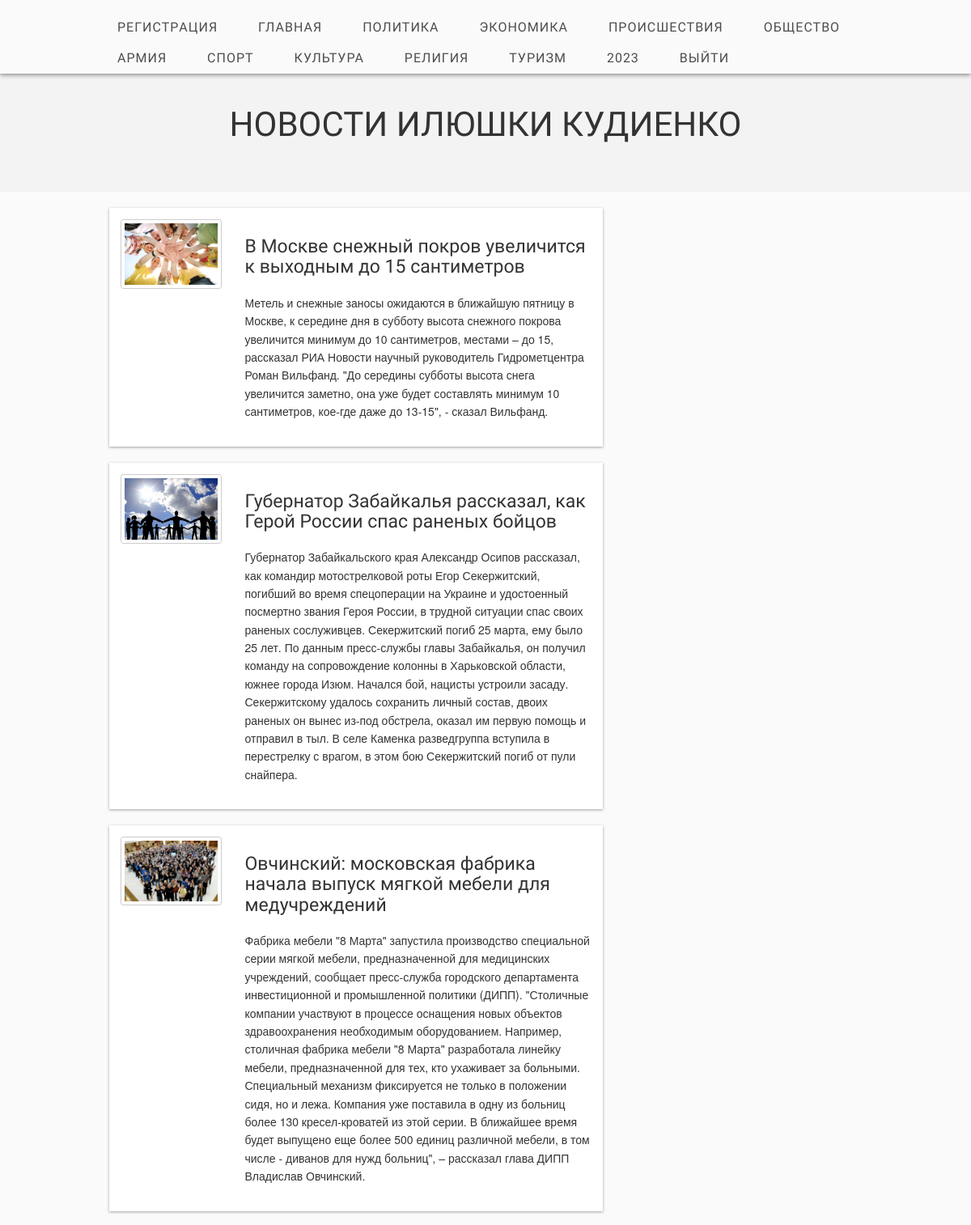
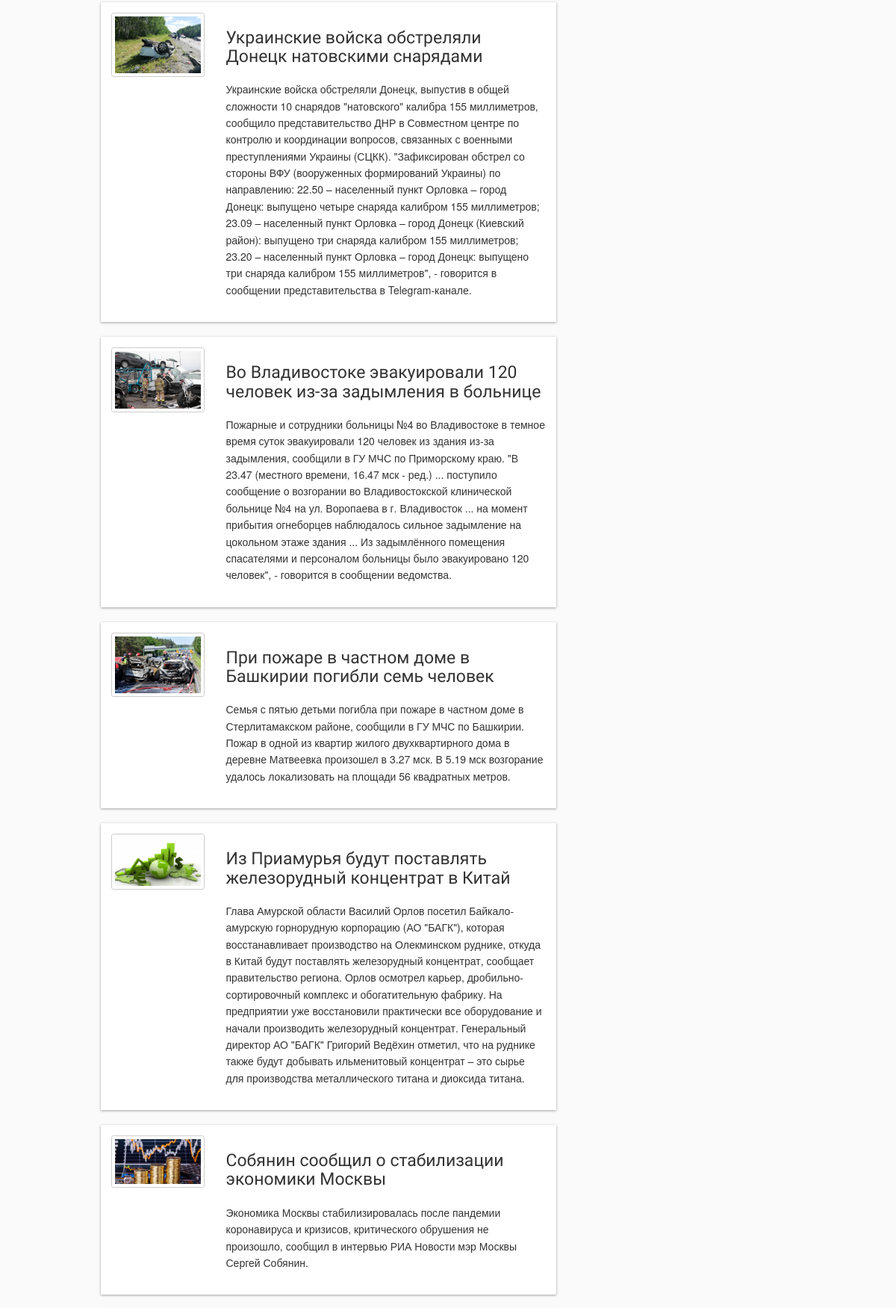
The app's page / (signed in, upper part) with its own data (2 pictures, top to bottom).
### main/models.py (models this page shows, shortened)
class Rubric(models.Model):
    name = models.CharField('name', max_length=255)

class Article(models.Model):
    title = models.CharField('title', max_length=255)
    keywords = models.CharField('keywords', max_length=255)
    annotation = models.CharField('annotation',max_length=1100)
    rub = models.ForeignKey('Rubric', on_delete=models.PROTECT, null=True)
    hash = models.ManyToManyField(Hashtag)
    images = models.CharField('images', max_length=255)
    class Meta:
        verbose_name = 'News'
        verbose_name_plural = 'News'

### main/views.py (the view)
# urls.py: path('', views.index, name='index'),
def index(request):
    rubriks = Rubric.objects.all()
    news = Article.objects.all()
    news = reversed(news)
    return render(request, 'main/index.html', {'rubriks': rubriks, 'news': news})

### main/templates/main/index.html
{% extends 'main/base.html' %}
{% load static %}
{% block lenta %}
<section class="eight columns">
    {% for el in news %}
          <article class="blog_post">
             <div class="three columns">
             <a href="#" class="th"><img src="{% static 'images/'%}{{el.images}}" alt="desc" /></a>
             </div>
             <div class="nine columns">
              <a href="#"><h4>{{el.title}}</h4></a>
              <p> {{el.annotation}}</p>
              </div>
          </article>
    {% endfor %}
</section>
{% endblock %}

### main/templates/main/base.html (shortened to what this page needs)
<!DOCTYPE html>
{% load static %}
<html class="no-js" lang="en">
<head>
    {% load bootstrap3 %}
    <link rel="stylesheet" href="{% static 'css/foundation.min.css' %}">
    <link rel="stylesheet" href="{% static 'css/main.css' %}">
    <link rel="stylesheet" href="{% static 'css/app.css' %}">
    <link rel="stylesheet" href="{% static 'fonts/ligature.css' %}">
</head>
<body>
<nav>
    <div class="twelve columns header_nav">
        <div class="row">
            <ul id="menu-header" class="nav-bar horizontal">
                <li><a href="{% url 'signup' %}">Регистрaция</a></li>
                {% if user.is_authenticated %}
                <li><a href="{% url 'index' %}">Главная</a></li>
                {%for el in rubriks%}
                <li><a href="{% url 'rubrika'%}?parameter={{el.name}}">{{el.name}}</a></li>
                {% endfor %}
                <li><a href="{% url 'logout' %}">Выйти</a></li>
                {% else %}
                <li><a href="{% url 'login' %}">Войти</a></li>
                {% endif %}
            </ul>
        </div>
    </div>
</nav>
<header>
    <div class="row">
        <h1>Новости Илюшки Кудиенко</h1>
    </div>
</header>
<section>
    <div class="section_main">
        <div class="row">
            {% block lenta %} {% endblock %}
        </div>
    </div>
</section>
</body>
</html>

### main/static/css/main.css (style rules this page uses)
h1 { font-size: 4.2rem; }
body { font-size: 18px; font-family: "Helvetica Neue", sans-serif; background-color: #010a01; }
h1, h2 { text-align: center; text-transform: uppercase; font-weight: 400; }
body { background: #fafafa }
.row { width: 960px }
header { background: #f3f3f3; clear:both; padding: 20px 0 40px }
.header_nav { background: #fafafa; padding: 15px 0 0; box-shadow: 0 1px 6px rgba(34, 25, 25, 0.6); z-index: 999 }
.blog_post { clear: both; padding: 15px 0; overflow:auto; margin-bottom: 20px; background:#FFF; box-shadow: 0 1px 3px rgba(34, 25, 25, 0.4) }
p { color: #333 }
h1,h2,h3,h4 { font-family:'Open Sans Condensed',sans-serif; font-weight: normal; color: #333; margin: 20px 0 }
.section_main { padding: 20px 0 }
.nav-bar { margin-top: 0; background: none }
.nav-bar > li { border: 0; padding: 0; font-family: 'Open Sans Condensed',sans-serif; letter-spacing: 1px; box-shadow: none }
.nav-bar > li > a:first-child { font-size: 16px; text-transform: uppercase; padding: 0 25px }
.nav-bar > li:last-child { border: 0; box-shadow: none }
.nav-bar > li > a { color: #4d4d4d }

### records on screen
Rubric: name "ПОЛИТИКА"
Rubric: name "ЭКОНОМИКА"
Rubric: name "ПРОИСШЕСТВИЯ"
Rubric: name "ОБЩЕСТВО"
Rubric: name "АРМИЯ"
Rubric: name "СПОРТ"
Rubric: name "КУЛЬТУРА"
Rubric: name "РЕЛИГИЯ"
Rubric: name "ТУРИЗМ"
Rubric: name "2023"
Article: images (picture), title "В Москве снежный покров увеличится к выходным до 15 сантиметров", annotation "Метель и снежные заносы ожидаются в ближайшую пятницу в Москве, к середине дня в субботу высота снежного покрова увеличится минимум до 10 сантиметров, местами – до 15, рассказал РИА Новости научный руководитель Гидрометцентра Роман Вильфанд. \"До середины субботы высота снега увеличится заметно, она уже будет составлять минимум 10 сантиметров, кое-где даже до 13-15\", - сказал Вильфанд."
Article: images (picture), title "Губернатор Забайкалья рассказал, как Герой России спас раненых бойцов", annotation "Губернатор Забайкальского края Александр Осипов рассказал, как командир мотострелковой роты Егор Секержитский, погибший во время спецоперации на Украине и удостоенный посмертно звания Героя России, в трудной ситуации спас своих раненых сослуживцев. Секержитский погиб 25 марта, ему было 25 лет. По данным пресс-службы главы Забайкалья, он получил команду на сопровождение колонны в Харьковской области, южнее города Изюм. Начался бой, нацисты устроили засаду. Секержитскому удалось сохранить личный состав, двоих раненых он вынес из-под обстрела, оказал им первую помощь и отправил в тыл. В селе Каменка разведгруппа вступила в перестрелку с врагом, в этом бою Секержитский погиб от пули снайпера."
Article: images (picture), title "Овчинский: московская фабрика начала выпуск мягкой мебели для медучреждений", annotation "Фабрика мебели \"8 Марта\" запустила производство специальной серии мягкой мебели, предназначенной для медицинских учреждений, сообщает пресс-служба городского департамента инвестиционной и промышленной политики (ДИПП). \"Столичные компании участвуют в процессе оснащения новых объектов здравоохранения необходимым оборудованием. Например, столичная фабрика мебели \"8 Марта\" разработала линейку мебели, предназначенной для тех, кто ухаживает за больными. Специальный механизм фиксируется не только в положении сидя, но и лежа. Компания уже поставила в одну из больниц более 130 кресел-кроватей из этой серии. В ближайшее время будет выпущено еще более 500 единиц различной мебели, в том числе - диванов…"
Article: images (picture), title "Украинские войска обстреляли Донецк натовскими снарядами", annotation "Украинские войска обстреляли Донецк, выпустив в общей сложности 10 снарядов \"натовского\" калибра 155 миллиметров, сообщило представительство ДНР в Совместном центре по контролю и координации вопросов, связанных с военными преступлениями Украины (СЦКК). \"Зафиксирован обстрел со стороны ВФУ (вооруженных формирований Украины) по направлению: 22.50 – населенный пункт Орловка – город Донецк: выпущено четыре снаряда калибром 155 миллиметров; 23.09 – населенный пункт Орловка – город Донецк (Киевский район): выпущено три снаряда калибром 155 миллиметров; 23.20 – населенный пункт Орловка – город Донецк: выпущено три снаряда калибром 155 миллиметров\", - говорится в сообщении представительства в…"
Article: images (picture), title "Во Владивостоке эвакуировали 120 человек из-за задымления в больнице", annotation "Пожарные и сотрудники больницы №4 во Владивостоке в темное время суток эвакуировали 120 человек из здания из-за задымления, сообщили в ГУ МЧС по Приморскому краю. \"В 23.47 (местного времени, 16.47 мск - ред.) ... поступило сообщение о возгорании во Владивостокской клинической больнице №4 на ул. Воропаева в г. Владивосток ... на момент прибытия огнеборцев наблюдалось сильное задымление на цокольном этаже здания ... Из задымлённого помещения спасателями и персоналом больницы было эвакуировано 120 человек\", - говорится в сообщении ведомства."
Article: images (picture), title "При пожаре в частном доме в Башкирии погибли семь человек", annotation "Семья с пятью детьми погибла при пожаре в частном доме в Стерлитамакском районе, сообщили в ГУ МЧС по Башкирии. Пожар в одной из квартир жилого двухквартирного дома в деревне Матвеевка произошел в 3.27 мск. В 5.19 мск возгорание удалось локализовать на площади 56 квадратных метров."
Article: images (picture), title "Из Приамурья будут поставлять железорудный концентрат в Китай", annotation "Глава Амурской области Василий Орлов посетил Байкало-амурскую горнорудную корпорацию (АО \"БАГК\"), которая восстанавливает производство на Олекминском руднике, откуда в Китай будут поставлять железорудный концентрат, сообщает правительство региона. Орлов осмотрел карьер, дробильно-сортировочный комплекс и обогатительную фабрику. На предприятии уже восстановили практически все оборудование и начали производить железорудный концентрат. Генеральный директор АО \"БАГК\" Григорий Ведёхин отметил, что на руднике также будут добывать ильменитовый концентрат – это сырье для производства металлического титана и диоксида титана."
Article: images (picture), title "Собянин сообщил о стабилизации экономики Москвы", annotation "Экономика Москвы стабилизировалась после пандемии коронавируса и кризисов, критического обрушения не произошло, сообщил в интервью РИА Новости мэр Москвы Сергей Собянин."
